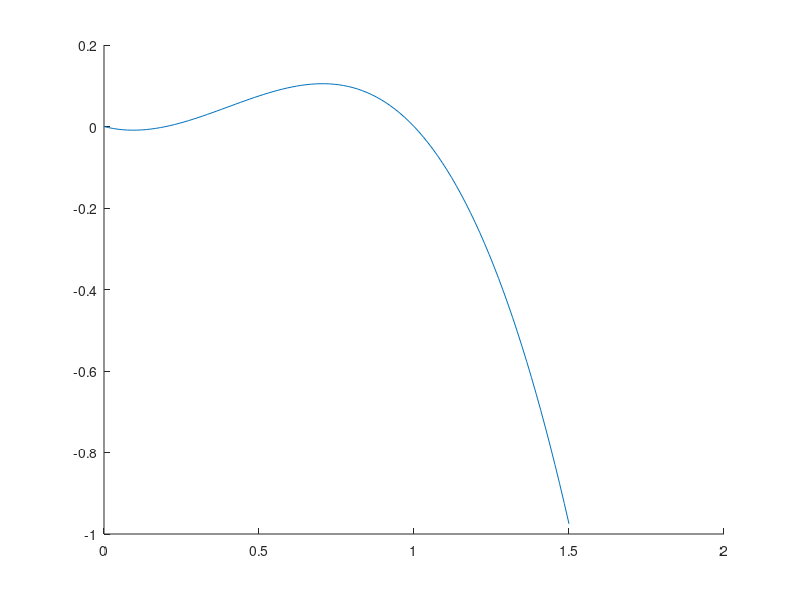

Reproduce this figure in MATLAB. (Note: this script raises an error after producing the figure.)
clear all
close all
clc


%% 0. Tekenen van afgeleide
pop = @(x) x.*(x-0.2).*(1-x);
x= linspace(0,1.5,100);
figure;
hold on
plot(x,pop(x))
plot(x,zeros(size(x),1),'r')
hold off


        
%% 1.b Numerical Simulation ode45
odepop = @(t,x) x.*(x-0.2).*(1-x);

steps = 200;
samples = 50;
results = zeros(samples,steps)
x =linspace(0,1.5,samples);
figure;
hold on
for i = 1:samples,
    [tout,yout] = ode45(odepop,[0 20],x(i));
    plot(tout,yout)
end
plot(tout,ones(size(tout),1)*0.2,'k')
plot(tout,ones(size(tout),1)*1,'r')
hold off

%% 2 Analytic analysis (Jacobian plot)
points = 100;
b = linspace(0,1,points);
rval = zeros(4,points);
for i=1:points
    r=roots([1 -b(i)*(1.2-2*b(i)) b(i)*(1-b(i))*(b(i)-0.2)]);
    rval(1:2,i) = real(r);
    rval(3:4,i) = imag(r);
end
figure;
hold on
plot(b,rval)
plot(b,zeros(size(b),1),'k-')
legend('real \lambda_1','real \lambda_2','imag \lambda_1','imag \lambda_2','Location','SouthEast')
    
%% other stable points
jacobian = @(x,y) [-y+(x-0.2)*(1-x)+x(1-x)-x(x-0.2) -x; y x-b];
x = [0 0; 0.2 0; 1 0];
        